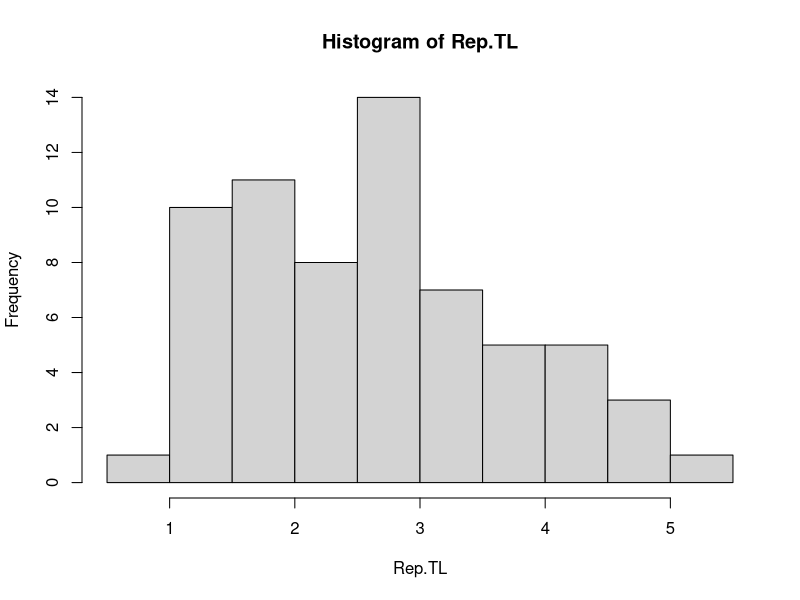

Write the R code that produced this figure. (Note: this script raises an error after producing the figure.)
#  SCRIPT FOR CALCULATING MSY USING CATCH-BASED METHOD

# TO DO:

rm(list=ls(all=TRUE))

# ---- DATA SECTION -----

yr=1975:2012

#Catch in numbers
#Sourced from "3.WhiteShark_demography.Leslie.R"
median.Total.catch=c(66,70,83,97,91,103,124,143,167,217,229,245,314,275,254,237,224,211,186,
              183,178,168,188,185,171,143,132,134,146,146,130,112,104,104,111,116,107,96)
upper95.Total.catch=c(86,90,109,127,123,139,168,193,226,293,310,331,425,372,343,320,303,285,
              252,247,240,228,256,251,232,195,180,182,198,198,177,152,142,141,150,158,146,130)
lower95.Total.catch=c(50,52,62,71,64,72,87,100,116,151,159,170,218,191,176,164,156,146,129,127,
              124,116,130,128,118,99,91,92,101,101,90,77,72,72,76,80,74,66)


#Reported size of caught whites, TL in metres (from Steve T)
Rep.TL=c(5.2,4.88,4.88,4.6,4.5,4.42,4.3,4.27,4.27,4,3.96,3.7,3.66,3.66,3.5,3.5,3.4,3.35,3.05,3.05,3.05,3,3,3,3,3,
         3,3,3,3,3,3,2.74,2.74,2.7,2.5,2.5,2.5,2.4,2.4,2.29,2.13,2.1,2,2,2,2,1.83,1.8,1.8,1.74,1.6,1.55,1.52,1.5,1.47,
         1.41,1.37,1.3,1.25,1.22,1.2,1.2,1.2,0.92)


# ---- PARAMETERS SECTION -----

  #r priors (productivity paper)
r.scen1=0.072
r.scen1.sd=0.028

r.scen2=0.022
r.scen2.sd=0.012

#TL-TWT (Mollet & Caillet 1996)
b=7.856
a=3.1087


#Range of K.upper tested
K.UPPER= c(50, 100, 200) 



#Start and Final biomass ranges
startbio.list   <- list(c(0.7,.9))
finalbio.list   <- list(c(0.2, 0.7))

#NUMBER OF ITERATIONS (may no need as high for gummy and whiskery)
n           <- 100000  

#PROCESS ERROR; 0 if deterministic model; 0.05 reasonable value? 0.2 is too high
sigR        <- 0.05   #source Eval Lai      


CV=0.2  #SD used for r lognormal prior

yr.n=length(yr)


#Define if using specific priors(Yes) or default priors (No)
user="Yes"
#user="No"



# ---- ANALYSIS SECTION ----

#1. Calculate catch in tons from reconstructed catch in numbers
  #1.1. histogram of reported sizes
HIST.TL=hist(Rep.TL)
Prop.TL=HIST.TL$counts/sum(HIST.TL$counts)
names(Prop.TL)=HIST.TL$mids

  #1.2. size class mean weight
Rep.TWT=b*HIST.TL$mids^a 

  #1.3. convert catch in numbers to weights using size (weight) distribution
fn.katch=function(dat)
{
  Catch.Mat=matrix(rep(dat,length(Prop.TL)),nrow=length(Prop.TL),byrow=T)
  
  Catch.Mat=Prop.TL*Catch.Mat
  Catch.Mat.kg=Catch.Mat*Rep.TWT
  return(colSums(Catch.Mat.kg)/1000)
}

median.Total.catch.tons=fn.katch(median.Total.catch)
lower.Total.catch.tons=fn.katch(lower95.Total.catch)
upper.Total.catch.tons=fn.katch(upper95.Total.catch)


  # 1.4. Resampling catches within confidence intervals
# SD.Total.catch.tons=0.17*median.Total.catch.tons
# 
# #test that SD match CI
# SamplE=function(Mean,SD) rnorm(1000,Mean,SD)
# Test=mapply(SamplE,median.Total.catch.tons,SD.Total.catch.tons)
# 
# UP=apply(Test, 2, function(x)quantile(x,probs=0.975))
# LOW=apply(Test, 2, function(x)quantile(x,probs=0.025))
# MED=apply(Test, 2, function(x)mean(x))
# 
# plot(MED,ylim=c(0,150))
# lines(UP)
# lines(LOW)
# points(median.Total.catch.tons,col=2,pch=19)
# lines(lower.Total.catch.tons,col=2)
# lines(upper.Total.catch.tons,col=2)
# 


#2. Calculate MSY


#---PROCEDURE SECTION-----

#FUNCTIONS
#Sample the catch
SamplE=function(Mean,SD) rnorm(1,Mean,SD)

#2.1. Default
#note: this assumes C trend is Abundance trend proxy, it ignores targeting changes, etc

#2.1.1 biomass range at start of time series
B.i.def.fn=function(DAT)if(DAT$ct[nrow(DAT)]/max(DAT$ct)<0.5)B.i=c(.5,.9)else{B.i=c(.3,.6)}

#2.1.2 biomass range at after last catch 
B.f.def.fn=function(DAT)if(DAT$ct[nrow(DAT)]/max(DAT$ct)>0.5)B.f=c(.3,.7)else{B.f=c(.01,.4)}


#Surplus production model for calculating biomass
.schaefer  <- function(theta)
{
  with(as.list(theta), {  ## for all combinations of ri & ki
    bt=vector()
    ell = 0  ## initialize ell
    for (j in startbt)
    {
      if(ell == 0) 
      {
        bt[1]=j*k*exp(rnorm(1,0, sigR))  ## set biomass in first year
        for(i in 1:nyr) ## for all years in the time series
        {
          xt=rnorm(1,0, sigR)
          bt[i+1]=(bt[i]+r*bt[i]*(1-bt[i]/k)-ct[i])*exp(xt) ## calculate biomass as function of previous year's biomass plus net production minus catch
        }
        
        #Bernoulli likelihood, assign 0 or 1 to each combination of r and k
        ell = 0
        if(bt[nyr+1]/k>=lam1 && bt[nyr+1]/k <=lam2 && min(bt) > 0 && max(bt) <=k && bt[which(yr==interyr)]/k>=interbio[1] && bt[which(yr==interyr)]/k<=interbio[2]) 
          ell = 1
      }  
    }
    return(list(ell=ell))
    
    
  })
}

#This function conducts the stock reduction analysis for N trials
#args:
#  theta - a list object containing:
#    r (lower and upper bounds for r)
#  	k (lower and upper bounds for k)
#		lambda (limits for current depletion)
sraMSY	<-function(theta, N)
{
  with(as.list(theta), 
{
  ## get N values of r, assign to ri
  #lognormal r  
  if(user=="Yes")
  {
    logSD=sqrt(log(1+((CV*mean(r))/mean(r))^2))
    ri = rlnorm(N, log(mean(r)), logSD)
  } 
  #uniform r   
  if(user=="No") ri = exp(runif(N, log(r[1]), log(r[2])))  
  
  ## get N values between k[1] and k[2], assing to ki
  ki = exp(runif(N, log(k[1]), log(k[2])))  
  
  ## assign ri, ki, and final biomass range to itheta
  itheta=cbind(r=ri,k=ki, lam1=lambda[1],lam2=lambda[2], sigR=sigR) 
  
  ## call Schaefer function with parameters in itheta
  M = apply(itheta,1,.schaefer) 
  i=1:N
  ## prototype objective function
  get.ell=function(i) M[[i]]$ell
  ell = sapply(i, get.ell) 
  return(list(r=ri,k=ki, ell=ell))	
})
}




#2.1. Sensitivity Analysis

#Put sensitivity data in list
r.Sens=c(r.scen1,r.scen2)
r.Sens.sd=c(r.scen1.sd,r.scen2.sd)
Catch.matrix=matrix(c(lower.Total.catch.tons,median.Total.catch.tons,
                      upper.Total.catch.tons),ncol=3)

N.sens.test=length(K.UPPER)*length(r.Sens)*ncol(Catch.matrix)
Sens.mat=as.data.frame(expand.grid(K.UPPER,r.Sens,1:ncol(Catch.matrix)))
colnames(Sens.mat)=c("K.upper","r","dummy catch")
Sens.mat$r.sd=with(Sens.mat,ifelse(r==r.scen1,r.scen1.sd,r.scen2.sd))


List.sens=vector('list',length=N.sens.test)
N.sens=length(List.sens)
for (i in 1:N.sens)
{

  List.sens[[i]]$K.upper=Sens.mat[i,1]
  List.sens[[i]]$r=Sens.mat[i,2]
  List.sens[[i]]$r.sd=Sens.mat[i,4]
  List.sens[[i]]$catch=Catch.matrix[,Sens.mat[i,3]]

}


#Run sensitivity analysis
handl_OneDrive=function(x)paste('C:/Users/myb/OneDrive - Department of Primary Industries and Regional Development/Matias',x,sep='/')

setwd(handl_OneDrive("Analyses/Demography/White shark/Outputs/MSY_Catch/Sensitivities"))


STORE.sens=vector("list",length=N.sens)

system.time(for (i in 1:N.sens)
{
  K.upper=List.sens[[i]]$K.upper
  r=List.sens[[i]]$r
  R.SD=List.sens[[i]]$r.sd
  KTCH=List.sens[[i]]$catch
  
  K.MAX=max(KTCH)
  
  #Parameters
  Sp=paste("sensitivity",i)
  
  
  cdat=data.frame(yr=yr,ct=KTCH,stock=rep(Sp,yr.n),res=rep("Very low",yr.n))

    r.list <- list(quantile(rnorm(10000,r,R.SD),probs=c(0.015,0.975))) 
  k.list <- list(c(K.MAX,K.upper*K.MAX))
  
  
  
  ## Loop through stocks
  stock_id <- unique(as.character(cdat$stock))
  stock=stock_id
    p=1
    
    yr   <- cdat$yr[as.character(cdat$stock)==stock]
    ct   <- as.numeric(cdat$ct[as.character(cdat$stock)==stock])
    
    #sample the catch
    # ct=mapply(SamplE,median.Total.catch.tons,SD.Total.catch.tons)
    
    res  <- unique(as.character(cdat$res[as.character(cdat$stock)==stock])) ## resilience 
    nyr  <- length(yr)    ## number of years in the time series
    
    #  cat("\n","Stock",stock,"\n")
    #  flush.console()
    
    ## PARAM SECTION
    #user defined pars
    if(user=="Yes")
    {
      start_r=r.list[[p]]
      start_k=k.list[[p]]
      startbio=startbio.list[[p]]
      finalbio=finalbio.list[[p]]
      
    }else
      #defaults
    {
      start_r  <- if(res == "Very low")             ## for unknown resilience 
      {c(0.015, 0.1)}else if
      (res == "Low")
      {c(0.05,0.5)}else if
      (res == "High")
      {c(0.6,1.5)}else
      {c(0.2,1)} 
      
      start_k     <- c(max(ct),100*max(ct))          ## for unknown upper K 
      
      startbio    <- if(ct[1]/max(ct) < 0.5) {c(0.5,0.9)} else {c(0.3,0.6)} # for unknown startbio
      finalbio    <- if(ct[nyr]/max(ct) > 0.5) {c(0.3,0.7)} else {c(0.01,0.4)} # for unknown finalbio 
      
    }
    
    interyr   <- yr[2]   ## interim year within time series for which biomass estimate is available;
    ## set to yr[2] if no estimates are available
    interbio   <- c(0, 1) ## biomass range for interim year, as fraction of k;
    ## set to 0 and 1 if not available
    
    startbt     <- seq(startbio[1], startbio[2], by = 0.05) ## apply range of start biomass in steps of 0.05	
    parbound <- list(r = start_r, k = start_k, lambda = finalbio, sigR)
    
    
    #print out some data and assumption (checks)
    cat("Last year =",max(yr),", last catch (tons)=",ct[nyr],"\n")
    cat("Resilience =",res,"\n")
    cat("Process error =", sigR,"\n")
    cat("Assumed initial biomass (B/k) =", startbio[1],"-", startbio[2], " k","\n")
    cat("Assumed intermediate biomass (B/k) in", interyr, " =", interbio[1],"-",interbio[2]," k","\n")
    cat("Assumed final biomass (B/k) =", parbound$lambda[1],"-",parbound$lambda[2]," k","\n")
    cat("Initial bounds for r =", parbound$r[1], "-", parbound$r[2],"\n")
    cat("Initial bounds for k (tons)=", format(parbound$k[1], digits=3), "-", format(parbound$k[2],digits=3),"\n")
    
    #flush.console()
    
    
    
    
    ## MAIN
    R1 = sraMSY(parbound, n)  
    
    
    ## Get statistics on r, k, MSY and determine new bounds for r and k
    r1 	<- R1$r[R1$ell==1]
    k1 	<- R1$k[R1$ell==1]
    msy1  <- r1*k1/4
    mean_msy1 <- exp(mean(log(msy1))) 
    
    if(user=="Yes") max_k1 <- max(k1[r1*k1/4<mean_msy1])                            #REVIEW!!!!!
    
    if(!user=="Yes")
    {
      max_k1a  <- min(k1[r1<1.1*parbound$r[1]]) ## smallest k1 near initial lower bound of r
      max_k1b  <- max(k1[r1*k1/4<mean_msy1]) ## largest k1 that gives mean MSY
      max_k1 <- if(max_k1a < max_k1b) {max_k1a} else {max_k1b}
    }
    
    if(length(r1)<10)
    {
      cat("Too few (", length(r1), ") possible r-k combinations, check input parameters","\n")
      #   flush.console()
    }
    
    if(length(r1)>=10)
    {
      ## set new upper bound of r to 1.2 max r1
      parbound$r[2] <- 1.2*max(r1)
      ## set new lower bound for k to 0.9 min k1 and upper bound to max_k1 
      parbound$k 	  <- c(0.9 * min(k1), max_k1)
      
      
      cat("First MSY =", format(mean_msy1, digits=3),"\n")
      cat("First r =", format(exp(mean(log(r1))), digits=3),"\n")
      cat("New upper bound for r =", format(parbound$r[2],digits=2),"\n")	
      cat("New range for k (tons)=", format(parbound$k[1], digits=3), "-", format(parbound$k[2],digits=3),"\n")
      
      
      ## Repeat analysis with new r-k bounds
      R1 = sraMSY(parbound, n)
      
      ## Get statistics on r, k and msy
      r = R1$r[R1$ell==1]
      k = R1$k[R1$ell==1]
      k = k #convert to tonnes
      msy = r * k / 4
      mean_ln_msy = mean(log(msy))
      
      ct1=ct #convert back to tonnes
      
      ## plotting
      Mean.MSY=exp(mean(log(msy)))
  
      tiff(file=paste("model.output/CatchMSY_Multi.",Sp[p],".tiff",sep=""),width = 2400, height = 2400,units = "px", res = 300, compression = "lzw")    #create tiff
      par(mfcol=c(2,3))    
      plot(yr, ct1, type="l", ylim = c(0, max(ct1)), xlab = "Year", ylab = "Catch (t)", main = stock,lwd=2)
      abline(h=exp(mean(log(msy))),col="black", lwd=2)
      abline(h=exp(mean_ln_msy - 2 * sd(log(msy))),col="red")
      abline(h=exp(mean_ln_msy + 2 * sd(log(msy))),col="red")
      
      
      hist(r, freq=F, xlim=c(0, 1.2 * max(r)), main = "")
      abline(v=exp(mean(log(r))),col="black",lwd=2)
      abline(v=exp(mean(log(r))-2*sd(log(r))),col="red")
      abline(v=exp(mean(log(r))+2*sd(log(r))),col="red")
      
      plot(r1, k1, xlim = start_r, ylim = start_k, xlab="r", ylab="k (t)")
      
      hist(k, freq=F, xlim=c(0, 1.2 * max(k)), xlab="k (t)", main = "")
      abline(v=exp(mean(log(k))),col="black", lwd=2)	
      abline(v=exp(mean(log(k))-2*sd(log(k))),col="red")
      abline(v=exp(mean(log(k))+2*sd(log(k))),col="red")
      
      
      plot(log(r), log(k),xlab="ln(r)",ylab="ln(k)")
      abline(v=mean(log(r)))
      abline(h=mean(log(k)))
      abline(mean(log(msy))+log(4),-1, col="black",lwd=2)
      abline(mean(log(msy))-2*sd(log(msy))+log(4),-1, col="red")
      abline(mean(log(msy))+2*sd(log(msy))+log(4),-1, col="red")
      
      hist(msy, freq=F, xlim=c(0, 1.2 * max(msy)), xlab="MSY (t)",main = "")
      abline(v=exp(mean(log(msy))),col="black", lwd=2)
      abline(v=exp(mean_ln_msy - 2 * sd(log(msy))),col="red")
      abline(v=exp(mean_ln_msy + 2 * sd(log(msy))),col="red")
      dev.off()
      
      cat("Possible combinations = ", length(r),"\n")
      cat("geom. mean r =", format(exp(mean(log(r))),digits=3), "\n")
      cat("r +/- 2 SD =", format(exp(mean(log(r))-2*sd(log(r))),digits=3),"-",format(exp(mean(log(r))+2*sd(log(r))),digits=3), "\n")
      cat("geom. mean k (tons)=", format(exp(mean(log(k))),digits=3), "\n")
      cat("k +/- 2 SD (tons)=", format(exp(mean(log(k))-2*sd(log(k))),digits=3),"-",format(exp(mean(log(k))+2*sd(log(k))),digits=3), "\n")
      cat("geom. mean MSY (tons)=", format(exp(mean(log(msy))),digits=3),"\n")
      cat("MSY +/- 2 SD (tons)=", format(exp(mean_ln_msy - 2 * sd(log(msy))),digits=3), "-", format(exp(mean_ln_msy + 2 * sd(log(msy))),digits=3), "\n")
      
      
      ## Export results
      outfile  <- paste("model.output/CatchMSY_Output.",Sp[p],".csv",sep="")
      output = data.frame(Species=stock, Proc.Err=sigR, B.init.low=startbio[1], B.init.high=startbio[2], 
                          B.2.low=interbio[1], B.2.high=interbio[2], 
                          B.fin.low=finalbio[1], B.fin.high=finalbio[2], Min.yr=min(yr), Max.yr=max(yr), 
                          Resilience=res, Catch.max=max(ct), Catch.init=ct[1], Catch.fin=ct[nyr], 
                          Lenth.r=length(r), Mean.r=exp(mean(log(r))), SD.r=sd(log(r)), Min.r=min(r), CI.95.low.r=quantile(r,0.025), 
                          Median.r=median(r), CI.95.up.r=quantile(r,0.975), Max.r=max(r), 
                          Mean.k=exp(mean(log(k))), SD.k=sd(log(k)), Min.k=min(k), CI.95.low.k=quantile(k, 0.025), 
                          Median.k=median(k), CI.95.up.k=quantile(k, 0.975),Max.k=max(k),
                          Median.MSY=median(msy),Mean.MSY=Mean.MSY,SD.MSY=sd(log(msy)),Min.MSY=min(msy),Max.MSY=max(msy),
                          CI.95.low.MSY=quantile(msy,0.025),CI.95.up.MSY=quantile(msy,0.975)) 
      
      
       
      write.table(output, file = outfile, sep = ",",row.names = FALSE, col.names =T)
      
    }
  
  STORE.sens[[i]]=list(msy=msy,r=r,k=k)
  
  })  
  
 


#REPORT
LWD=2.5
Year.Vec <- c(yr, tail(yr, 1), rev(yr), yr[1]) #year vector for polygons
Biom.Vec <- c(lower.Total.catch.tons, tail(upper.Total.catch.tons, 1), 
              rev(upper.Total.catch.tons), lower.Total.catch.tons[1])


#Reconstructed catches
tiff(file="figure1.tiff",width = 2400, height = 2400,units = "px", res = 300, compression = "lzw")    #create tiff
par(mai=c(.9,.9,.1,.1),las=1)
plot(yr,median.Total.catch.tons,type='l',lwd=LWD,xlab="Year",ylab="Catch (tons)",
     cex.axis=1.35,cex.lab=1.75,ylim=c(0,max(upper.Total.catch.tons)*1.05))
polygon(Year.Vec, Biom.Vec, col = "grey60", border = NA)
lines(yr,median.Total.catch.tons,lwd=LWD)
dev.off()

#MSY

STORE.msy=as.data.frame(matrix(NA,nrow=N.sens,ncol=4))
colnames(STORE.msy)=c('lower','mean','upper','Sensitivity')
for (i in 1:N.sens)
{
  emeswhy=STORE.sens[[i]]$msy
  mean_ln_msy = mean(log(emeswhy))
  STORE.msy$mean[i]=exp(mean(log(emeswhy)))
  STORE.msy$lower[i]=exp(mean_ln_msy - 2 * sd(log(emeswhy)))
  STORE.msy$upper[i]=exp(mean_ln_msy + 2 * sd(log(emeswhy)))
  STORE.msy$Sensitivity[i]=paste("k.upper=",List.sens[[i]]$K.upper,"r=",List.sens[[i]]$r)
}
write.csv(STORE.msy,"STORE.msy.csv")

UPPER.y=max(upper.Total.catch.tons)*1.2
tiff(file="figure2.Lower.K.upper.tiff",width = 2400, height = 2400,units = "px", res = 300, compression = "lzw")    #create tiff
par(mfcol=c(2,3),mai=c(.1,.1,.1,.1),oma=c(4,6,2,.01),las=1,mgp=c(1,1.05,0))
for (i in c(1,4,7,10,13,16))
{
  emeswhy=STORE.sens[[i]]$msy
  mean_ln_msy = mean(log(emeswhy))
  ktch=List.sens[[i]]$catch
  
  MED.msy=exp(mean(log(emeswhy)))
  LOW.msy=exp(mean_ln_msy - 2 * sd(log(emeswhy)))
  UP.msy=exp(mean_ln_msy + 2 * sd(log(emeswhy)))
  
  plot(yr, ktch, type="l", ylim = c(0, UPPER.y), 
       ylab="",xlab="",xaxt="n",yaxt="n",cex.main=1.5,
       main = "",lwd=3)
  
  axis(1,at=yr,labels=F,tck=-0.015)
  axis(2,at=seq(0, UPPER.y,by=20),labels=F,tck=-0.04)
  axis(1,at=seq(yr[1],yr[length(yr)],5),labels=F,tck=-0.03,cex.axis=1.25)
  axis(1,at=seq(yr[6],yr[length(yr)],10),labels=F,tck=-0.06,cex.axis=1.6)
  
  if(i%in%c(4,10,16))axis(1,at=seq(yr[6],yr[length(yr)],10),labels=seq(yr[6],
                    yr[length(yr)],10),tck=-0.06,cex.axis=1.5)
  if(i%in%c(1,4))axis(2,at=seq(0, UPPER.y,by=20),
                labels=seq(0, UPPER.y,by=20),cex.axis=1.5,tck=-0.04)
  
  
  abline(h=MED.msy,col="grey60", lwd=3)
  abline(h=LOW.msy,col="grey60", lwd=3,lty=2)
  abline(h=UP.msy,col="grey60", lwd=3,lty=2)
  
  if(i==1)mtext("Low CI catch",side=3,line=.5,font=1,las=1,cex=1.45,col='black')
  if(i==7)mtext("Mean catch",side=3,line=.5,font=1,las=1,cex=1.45,col='black')
  if(i==13)mtext("Up CI catch",side=3,line=.5,font=1,las=1,cex=1.45,col='black')
  if(i==1)mtext("LH1",side=2,line=2.8,font=1,las=1,cex=1.45,col='black')
  if(i==4)mtext("LH2",side=2,line=2.8,font=1,las=1,cex=1.45,col='black')
  
  
}
mtext("Year",1,3,outer=T,cex=1.75)
mtext("Catch (t)",2,4,outer=T,las=3,cex=1.75)
dev.off()


tiff(file="figure3.Mid.K.upper.tiff",width = 2400, height = 2400,units = "px", res = 300, compression = "lzw")    #create tiff
par(mfcol=c(2,3),mai=c(.1,.1,.1,.1),oma=c(4,6,2,.01),las=1,mgp=c(1,1.05,0))
for (i in c(2,5,8,11,14,17))
{
  emeswhy=STORE.sens[[i]]$msy
  mean_ln_msy = mean(log(emeswhy))
  ktch=List.sens[[i]]$catch
  
  MED.msy=exp(mean(log(emeswhy)))
  LOW.msy=exp(mean_ln_msy - 2 * sd(log(emeswhy)))
  UP.msy=exp(mean_ln_msy + 2 * sd(log(emeswhy)))
  
  
  plot(yr, ktch, type="l", ylim = c(0, UPPER.y), 
       ylab="",xlab="",xaxt="n",yaxt="n",cex.main=1.5,
       main = "",lwd=3)
  
  axis(1,at=yr,labels=F,tck=-0.015)
  axis(2,at=seq(0, UPPER.y,by=20),labels=F,tck=-0.04)
  axis(1,at=seq(yr[1],yr[length(yr)],5),labels=F,tck=-0.03,cex.axis=1.25)
  axis(1,at=seq(yr[6],yr[length(yr)],10),labels=F,tck=-0.06,cex.axis=1.6)
  
  if(i%in%c(5,11,17))axis(1,at=seq(yr[6],yr[length(yr)],10),labels=seq(yr[6],
                        yr[length(yr)],10),tck=-0.06,cex.axis=1.5)
  if(i%in%c(2,5))axis(2,at=seq(0, UPPER.y,by=20),
                      labels=seq(0, UPPER.y,by=20),cex.axis=1.5,tck=-0.04)
  
  
  abline(h=MED.msy,col="grey60", lwd=3)
  abline(h=LOW.msy,col="grey60", lwd=3,lty=2)
  abline(h=UP.msy,col="grey60", lwd=3,lty=2)
  
  if(i==2)mtext("Low CI catch",side=3,line=.5,font=1,las=1,cex=1.45,col='black')
  if(i==8)mtext("Mean catch",side=3,line=.5,font=1,las=1,cex=1.45,col='black')
  if(i==14)mtext("Up CI catch",side=3,line=.5,font=1,las=1,cex=1.45,col='black')
  if(i==2)mtext("LH1",side=2,line=2.8,font=1,las=1,cex=1.45,col='black')
  if(i==5)mtext("LH2",side=2,line=2.8,font=1,las=1,cex=1.45,col='black')
  
  
}
mtext("Year",1,3,outer=T,cex=1.75)
mtext("Catch (t)",2,4,outer=T,las=3,cex=1.75)
dev.off()


tiff(file="figure4.High.K.upper.tiff",width = 2400, height = 2400,units = "px", res = 300, compression = "lzw")    #create tiff
par(mfcol=c(2,3),mai=c(.1,.1,.1,.1),oma=c(4,6,2,.01),las=1,mgp=c(1,1.05,0))
for (i in c(3,6,9,12,15,18))
{
  emeswhy=STORE.sens[[i]]$msy
  mean_ln_msy = mean(log(emeswhy))
  ktch=List.sens[[i]]$catch
  
  MED.msy=exp(mean(log(emeswhy)))
  LOW.msy=exp(mean_ln_msy - 2 * sd(log(emeswhy)))
  UP.msy=exp(mean_ln_msy + 2 * sd(log(emeswhy)))
  
  plot(yr, ktch, type="l", ylim = c(0, UPPER.y), 
       ylab="",xlab="",xaxt="n",yaxt="n",cex.main=1.5,
       main = "",lwd=3)
  
  axis(1,at=yr,labels=F,tck=-0.015)
  axis(2,at=seq(0, UPPER.y,by=20),labels=F,tck=-0.04)
  axis(1,at=seq(yr[1],yr[length(yr)],5),labels=F,tck=-0.03,cex.axis=1.25)
  axis(1,at=seq(yr[6],yr[length(yr)],10),labels=F,tck=-0.06,cex.axis=1.6)
  
  if(i%in%c(6,12,18))axis(1,at=seq(yr[6],yr[length(yr)],10),labels=seq(yr[6],
                        yr[length(yr)],10),tck=-0.06,cex.axis=1.5)
  if(i%in%c(3,6))axis(2,at=seq(0, UPPER.y,by=20),
                      labels=seq(0, UPPER.y,by=20),cex.axis=1.5,tck=-0.04)
  
  
  abline(h=MED.msy,col="grey60", lwd=3)
  abline(h=LOW.msy,col="grey60", lwd=3,lty=2)
  abline(h=UP.msy,col="grey60", lwd=3,lty=2)
  
  if(i==3)mtext("Low CI catch",side=3,line=.5,font=1,las=1,cex=1.45,col='black')
  if(i==9)mtext("Mean catch",side=3,line=.5,font=1,las=1,cex=1.45,col='black')
  if(i==15)mtext("Up CI catch",side=3,line=.5,font=1,las=1,cex=1.45,col='black')
  if(i==3)mtext("LH1",side=2,line=2.8,font=1,las=1,cex=1.45,col='black')
  if(i==6)mtext("LH2",side=2,line=2.8,font=1,las=1,cex=1.45,col='black')
  
  
}
mtext("Year",1,3,outer=T,cex=1.75)
mtext("Catch (t)",2,4,outer=T,las=3,cex=1.75)
dev.off()
